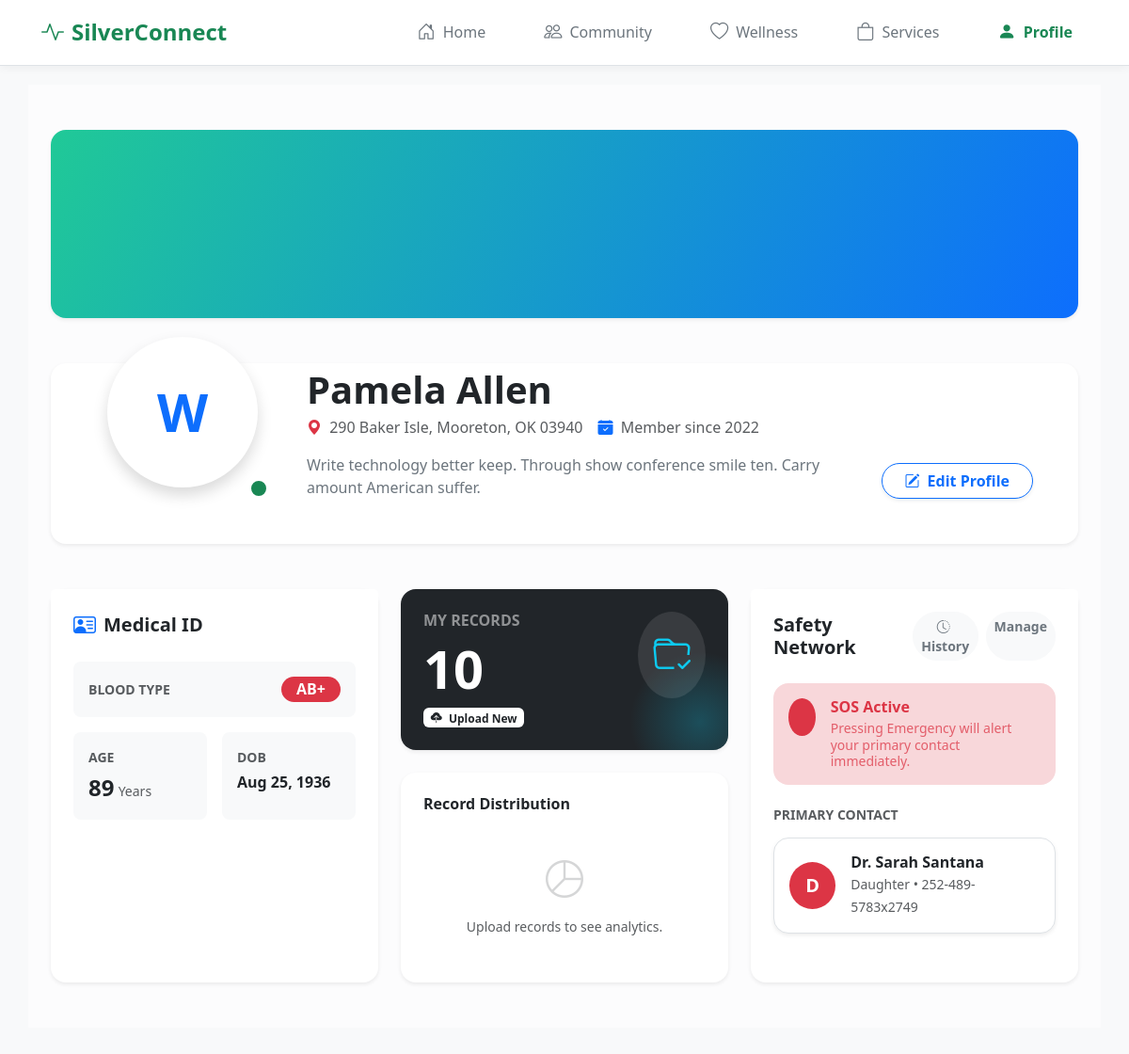
Page /profile/ (signed in) on the committed database.
### base/models.py (models this page shows, shortened)
class UserProfile(models.Model):
    BLOOD_TYPE_CHOICES = [
        ('A+', 'A+'), ('A-', 'A-'), ('B+', 'B+'), ('B-', 'B-'),
        ('AB+', 'AB+'), ('AB-', 'AB-'), ('O+', 'O+'), ('O-', 'O-'),
    ]
    user = models.OneToOneField(User, on_delete=models.CASCADE, related_name='profile')
    profile_photo = models.ImageField(upload_to='profile_photos/', blank=True, null=True)
    date_of_birth = models.DateField(null=True, blank=True)
    blood_type = models.CharField(max_length=3, choices=BLOOD_TYPE_CHOICES, blank=True)
    member_since_year = models.PositiveIntegerField(default=2024)
    bio = models.TextField(blank=True, max_length=500, help_text="Short bio for the community profile")
    address = models.TextField(blank=True, help_text="For service deliveries")
    @property
    def age(self):
        if self.date_of_birth:
            today = date.today()
            return today.year - self.date_of_birth.year - ((today.month, today.day) < (self.date_of_birth.month, self.date_of_birth.day))
        return "--"

class EmergencyContact(models.Model):
    RELATIONSHIP_CHOICES = [
        ('Daughter', 'Daughter'), ('Son', 'Son'),
        ('Spouse', 'Spouse'), ('Doctor', 'Doctor'),
        ('Neighbor', 'Neighbor'), ('Other', 'Other')
    ]
    user = models.ForeignKey(User, on_delete=models.CASCADE, related_name='emergency_contacts')
    name = models.CharField(max_length=100)
    relationship = models.CharField(max_length=50, choices=RELATIONSHIP_CHOICES)
    phone_number = models.CharField(max_length=20)
    is_primary = models.BooleanField(default=False, help_text="This contact receives SOS alerts")
    class Meta:
        ordering = ['-is_primary', 'name']

### base/views.py (the view)
# urls.py: path('profile/', views.profile_view, name='profile_view'),
@login_required
def profile_view(request):
    profile = get_object_or_404(UserProfile, user=request.user)
    doc_count = HealthDocument.objects.filter(user=request.user).count()
    return render(request, 'profile/view.html', {
        'profile': profile,
        'doc_count': doc_count
    })

### base/templates/profile/view.html (shortened to what this page needs)
{% extends 'base.html' %}
{% load static %}
{% block content %}
<div class="container-fluid py-5 bg-light-subtle min-vh-100">
    <div class="container" style="max-width: 1200px;">
        <div class="profile-banner h-200px w-100 rounded-4 shadow-sm mb-5"></div>
        <div class="card shadow-sm border-0 rounded-4 mb-5" style="overflow: visible;">
            <div class="card-body px-5 pb-5" style="padding-top: 40px;">
                <div class="row align-items-end mt-n5">
                    <div class="col-lg-auto text-center text-lg-start">
                        <div class="position-relative d-inline-block" style="padding: 12px; display: inline-block;">
                            {% if profile.profile_photo %}
                                <img src="{{ profile.profile_photo.url }}" class="profile-pic shadow bg-white" alt="Profile" style="border: none;">
                            {% else %}
                                <div class="profile-pic shadow bg-white d-flex align-items-center justify-content-center text-primary fw-bold display-4">
                                    {{ user.username|make_list|first|upper }}
                                </div>
                            {% endif %}
                            <span class="position-absolute bg-success border border-3 border-white rounded-circle" style="width: 22px; height: 22px; bottom: 0; right: 0;">
                            </span>
                        </div>
                    </div>
                    <div class="col-lg text-center text-lg-start mt-4 mt-lg-0 ms-lg-3">
                        <h1 class="fw-bold text-dark display-6 mb-1">{{ user.get_full_name|default:user.username }}</h1>
                        <div class="d-flex align-items-center justify-content-center justify-content-lg-start gap-3 text-muted mb-3">
                            <span><i class="bi bi-geo-alt-fill text-danger me-1"></i> {{ profile.address|default:"Add Location" }}</span>
                            <span><i class="bi bi-calendar-check-fill text-primary me-1"></i> Member since {{ profile.member_since_year }}</span>
                        </div>
                        {% if profile.bio %}
                            <p class="text-secondary mb-0 lead fs-6" style="max-width: 600px;">{{ profile.bio }}</p>
                        {% endif %}
                    </div>
                    <div class="col-lg-auto text-center text-lg-end mt-4 mt-lg-0">
                        <a href="{% url 'edit_profile' %}" class="btn btn-outline-primary rounded-pill px-4 fw-bold shadow-sm hover-scale">
                            <i class="bi bi-pencil-square me-2"></i>Edit Profile
                        </a>
                    </div>
                </div>
            </div>
        </div>
        <div class="row g-4">
            <div class="col-lg-4">
                <div class="card shadow-sm border-0 h-100 rounded-4 card-hover-effect">
                    <div class="card-header bg-white border-0 py-4 px-4">
                        <h5 class="fw-bold mb-0 text-dark d-flex align-items-center">
                            <i class="bi bi-person-vcard text-primary me-2 fs-4"></i> Medical ID
                        </h5>
                    </div>
                    <div class="card-body px-4 pb-4 pt-0">
                        <div class="p-3 bg-light rounded-3 mb-3 d-flex justify-content-between align-items-center">
                            <span class="text-muted fw-bold small text-uppercase">Blood Type</span>
                            <span class="badge bg-danger text-white fs-6 rounded-pill px-3">{{ profile.blood_type|default:"N/A" }}</span>
                        </div>
                        <div class="row g-3">
                            <div class="col-6">
                                <div class="p-3 bg-light rounded-3 h-100">
                                    <small class="text-muted text-uppercase fw-bold d-block mb-1">Age</small>
                                    <span class="fs-4 fw-bold text-dark">{{ profile.age }}</span> <span class="small text-muted">Years</span>
                                </div>
                            </div>
                            <div class="col-6">
                                <div class="p-3 bg-light rounded-3 h-100">
                                    <small class="text-muted text-uppercase fw-bold d-block mb-1">DOB</small>
                                    <span class="fw-bold text-dark">{{ profile.date_of_birth|date:"M d, Y"|default:"--" }}</span>
                                </div>
                            </div>
                        </div>
                    </div>
                </div>
            </div>
            <div class="col-lg-4">
                <div class="card shadow-sm border-0 bg-dark text-white rounded-4 overflow-hidden mb-4 position-relative hover-lift" onclick="location.href='{% url 'upload_record' %}'" style="cursor: pointer;">
                    <div class="card-body p-4 position-relative z-1">
                        <div class="d-flex justify-content-between align-items-start">
                            <div>
                                <h6 class="text-white-50 text-uppercase fw-bold mb-2">My Records</h6>
                                <h2 class="display-4 fw-bold mb-0">{{ doc_count }}</h2>
                                <span class="badge bg-white text-dark mt-2">
                                    <i class="bi bi-cloud-upload-fill me-1"></i> Upload New
                                </span>
                            </div>
                            <div class="bg-white bg-opacity-10 p-3 rounded-circle text-info">
                                <i class="bi bi-folder-check fs-1"></i>
                            </div>
                        </div>
                    </div>
                    <div class="position-absolute bottom-0 end-0 bg-gradient-primary rounded-circle opacity-25" style="width: 150px; height: 150px; transform: translate(30%, 30%);"></div>
                </div>
                <div class="card shadow-sm border-0 rounded-4 overflow-hidden h-auto">
                    <div class="card-body p-4">
                        <h6 class="fw-bold text-dark mb-3">Record Distribution</h6>
                        {% if doc_chart %}
                            <div class="text-center">
                                <img class="img-fluid rounded" alt="Data Chart">
                            </div>
                        {% else %}
                            <div class="text-center py-4 text-muted">
                                <i class="bi bi-pie-chart fs-1 opacity-25 mb-2 d-block"></i>
                                <small>Upload records to see analytics.</small>
                            </div>
                        {% endif %}
                    </div>
                </div>
            </div>
            <div class="col-lg-4">
                <div class="card shadow-sm border-0 h-100 rounded-4 card-hover-effect">
                    <div class="card-header bg-white border-0 py-4 px-4 d-flex justify-content-between align-items-center gap-2">
                        <h5 class="fw-bold mb-0 text-dark">Safety Network</h5>
                        <div class="d-flex gap-2">
                            <a href="{% url 'sos_history' %}" class="btn btn-sm btn-light rounded-pill fw-bold text-secondary" title="View SOS History">
                                <i class="bi bi-clock-history me-1"></i>History
                            </a>
                            <a href="{% url 'manage_emergency_contacts' %}" class="btn btn-sm btn-light rounded-pill fw-bold text-secondary">Manage</a>
                        </div>
                    </div>
                    <div class="card-body px-4 pb-4 pt-0">
                        <div class="alert alert-danger bg-danger-subtle border-0 rounded-4 p-3 mb-4">
                            <div class="d-flex">
                                <div class="bg-danger text-white rounded-circle p-2 me-3 d-flex align-items-center justify-content-center" style="width: 40px; height: 40px;">
                                </div>
                                <div>
                                    <h6 class="fw-bold text-danger mb-1">SOS Active</h6>
                                    <p class="small text-danger opacity-75 mb-0 lh-sm">Pressing Emergency will alert your primary contact immediately.</p>
                                </div>
                            </div>
                        </div>
                        <h6 class="text-muted small fw-bold text-uppercase mb-3">Primary Contact</h6>
                        {% if profile.user.emergency_contacts.all %}
                            {% for contact in profile.user.emergency_contacts.all %}
                                {% if contact.is_primary %}
                                <div class="d-flex align-items-center p-3 border rounded-4 bg-white shadow-sm mb-2">
                                    <div class="rounded-circle bg-danger text-white d-flex align-items-center justify-content-center fw-bold fs-5 me-3" style="width: 50px; height: 50px;">
                                        {{ contact.name|make_list|first|upper }}
                                    </div>
                                    <div>
                                        <h6 class="fw-bold text-dark mb-0">{{ contact.name }}</h6>
                                        <small class="text-muted">{{ contact.relationship }} &bull; {{ contact.phone_number }}</small>
                                    </div>
                                </div>
                                {% endif %}
                            {% endfor %}
                        {% else %}
                            <div class="text-center py-3 border border-dashed rounded-3">
                                <small class="text-muted">No primary contact set.</small>
                                <a href="{% url 'manage_emergency_contacts' %}" class="d-block fw-bold text-danger text-decoration-none small mt-1">Add Now</a>
                            </div>
                        {% endif %}
                    </div>
                </div>
            </div>
        </div>
    </div>
</div>
{% endblock %}

### templates/base.html (style rules this page uses)
body { background-color: #f4f6f9; font-family: 'Segoe UI', system-ui, -apple-system, sans-serif; min-height: 100vh; display: flex; flex-direction: column; }
@media (min-width: 992px) { body { background-color: #f8f9fa; padding-bottom: 0; } }

### base/templates/profile/view.html (style rules this page uses)
.bg-light-subtle { background-color: #f8f9fa; }
.profile-banner { height: 200px; background: linear-gradient(120deg, #20c997 0%, #0d6efd 100%); }
.profile-pic { width: 160px; height: 160px; object-fit: cover; border-radius: 50%; }
.mt-n5 { margin-top: -5rem; }
.hover-scale { transition: transform 0.2s; }
.hover-lift { transition: transform 0.2s ease, box-shadow 0.2s ease; }
.card-hover-effect { transition: box-shadow 0.2s ease; }
.bg-gradient-primary { background: radial-gradient(circle, rgba(13,202,240,1) 0%, rgba(13,110,253,0) 70%); }

### rows in the picture
UserProfile: address "290 Baker Isle, Mooreton, OK 03940", member_since_year "2022", bio "Write technology better keep. Through show conference smile ten. Carry amount American suffer.", blood_type "AB+", age "89", date_of_birth "Aug 25, 1936"
EmergencyContact: name|make_list "D", name "Dr. Sarah Santana", relationship "Daughter", phone_number "252-489-5783x2749"

### other values in the picture
{{ user.username|make_list|first|upper }} "W"
{{ user.get_full_name|default:user.username }} "Pamela Allen"
{{ doc_count }} "10"
